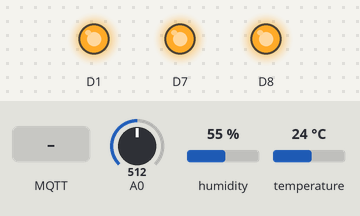
The sketch below on a simulated ESP8266 (NodeMCU). Shown: output pins drawn as LEDs (lit = HIGH). The inputs (shaded band) are chosen by the test bench; at power-on: A0 = 512, humidity 55 %, temperature 24 °C. WiFi joins after 1.5 s; servers stay silent unless stated; no MQTT or app messages arrive unless stated; what the sketch prints to the serial monitor is not drawn.

Above: at 2.7 s.
2.8 s: MQTT message "IoTlab/light" arrives on the first subscribed topic
At 3.2 s:
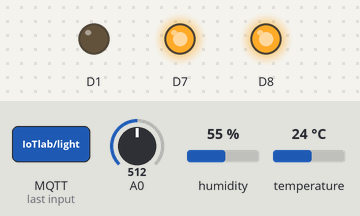
4.3 s: A0 set to 892
5.8 s: A0 set to 908
At 6.7 s:
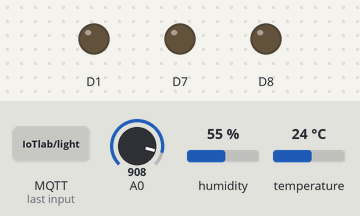
7.3 s: MQTT message "ON" arrives on the first subscribed topic
At 8.5 s:
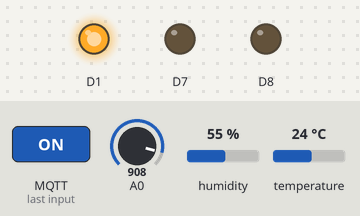
8.8 s: A0 set to 716
At 10.0 s:
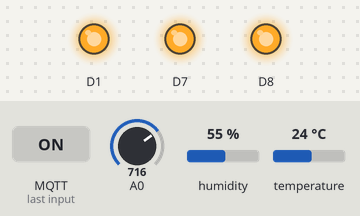
10.3 s: A0 set to 1023
At 10.9 s:
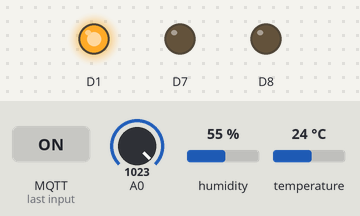
Timing chart, 0 to 12.8 s (numbered marks = the images above; inputs shaded):
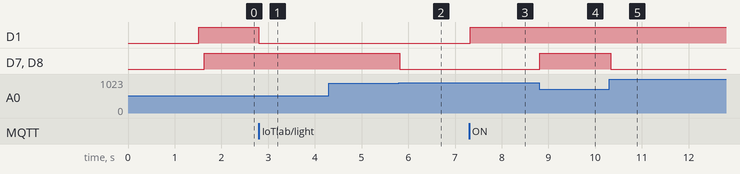

Measured:
- the behaviour switches between 900 and 901 on A0 (found by bisection; images 1 and 2)
- after the input at 2.8 s, D1: HIGH → LOW at once
- after the input at 4.3 s, every drawn part: stays the same
- after the input at 5.8 s, D7, D8: HIGH → LOW at once
- after the input at 7.3 s, D1: LOW → HIGH at once
- after the input at 8.8 s, D7, D8: LOW → HIGH at once
- after the input at 10.3 s, D7, D8: HIGH → LOW at once

The sketch:

NodeMCU.ino
```cpp
#include <ESP8266WiFi.h>
#include <PubSubClient.h>
#include <EMailSender.h>
#include <SPI.h>
#include <MFRC522.h>
#include "DHTesp.h"
#define D3 0
#define D4 2
constexpr uint8_t RST_PIN = D3;
constexpr uint8_t SS_PIN = D4;


// Set up the variables for RFID
MFRC522 rfid(SS_PIN, RST_PIN);
MFRC522::MIFARE_Key key;
String tag;
String current_user = "no";
int prefered_temp_carmelo = 20;
int prefered_light_carmelo = 700;
int prefered_temp_akash = 15;
int prefered_light_akash = 600;

// Set up the MQTT  and WiFi connection
WiFiClient vanieriot;
PubSubClient client(vanieriot);
const char* ssid = "TP-LINK_516E";
const char* password = "21757969";
const char* mqtt_server = "192.168.0.109";

// Set up the variables used with the sensors
DHTesp dht;
int desired_temperature = 40;
bool light_is_on = false;
int desired_light = 900;
bool email_sent = false;
bool email_received = false;


// Set up the WiFi connection
void setup_wifi() {
  delay(10);

  Serial.println();
  Serial.print("Connecting to ");
  Serial.println(ssid);
  WiFi.begin(ssid, password);

  while (WiFi.status() != WL_CONNECTED) {
    delay(500);
    Serial.print(".");
  }

  Serial.println("");
  Serial.print("WiFi connected - ESP-8266 IP address: ");
  Serial.println(WiFi.localIP());
}


// Function called whenever a messaged is received from the MQTT connection
void callback(String topic, byte* message, unsigned int length) {
  // Gets the received message and transfers it into a string
  Serial.print("Message arrived on topic: ");
  Serial.print(topic + ". ");
  Serial.print("Message: ");
  String messagein;
  for (int i = 0; i < length; i++) {
    messagein += (char)message[i];
  }
  Serial.println(messagein);
  messagein.trim();

  // Now verifies from which topic it came from
  if (topic=="IoTlab/light") {
    if (messagein == "ON") {
      Serial.println("Light is ON");
      digitalWrite(D1, HIGH);
    } else {
      Serial.println("Light is OFF");
      digitalWrite(D1, LOW);
    }
  } else if(topic=="IoTlab/temperature_desired") {
    desired_temperature = messagein.toInt();
    Serial.println("Received a new desired temperature " + messagein);
    if (current_user == "Carmelo") {
      prefered_temp_carmelo = messagein.toInt();
    } else {
      prefered_temp_akash = messagein.toInt();
    }
  } else if(topic=="IoTlab/light_desired") {
    desired_light = messagein.toInt();
    Serial.println("Received a new desired light intensity " + messagein);
    if (current_user == "Carmelo") {
      prefered_light_carmelo = messagein.toInt();
    } else {
      prefered_light_akash = messagein.toInt();
    }
  } else if(topic=="IoTlab/received_email") {
    Serial.println("We have received a response: " + messagein);
    email_received = true;
    email_sent = false;
  }
}


// Creates the connection with the MQTT server and subscribes to the topics
void reconnect() {
  while (!client.connected()) {
    Serial.print("Attempting MQTT connection...");

    if (client.connect("vanieriot")) {
      Serial.println("connected");
      client.subscribe("IoTlab/light");
      client.subscribe("IoTlab/temperature_desired");
      client.subscribe("IoTlab/light_desired");
      client.subscribe("IoTlab/received_email");
    } else {
      Serial.print("failed, rc=");
      Serial.print(client.state());
      Serial.println(" try again in 5 seconds");
      delay(5000);
    }
  }
}


// Turns the blue and green lights on
void turn_on_lights(){
  digitalWrite(D7, HIGH);
  digitalWrite(D8, HIGH);
  send_email("The light intensity is lower than threshold. Lights are now ON!");
}


// Turns the blue and green lights off
void turn_off_lights(){
  digitalWrite(D7, LOW);
  digitalWrite(D8, LOW);
  send_email("The light intensity is higher than threshold. Lights are now OFF!");
}


// Sends an email containing the desired message
void send_email(String message_to_send){
  EMailSender emailSend("waterisnoticecream@gmail.com", "Banana123!");
  EMailSender::EMailMessage message;
  message.subject = "Subject";
  message.message = message_to_send;
  EMailSender::Response resp = emailSend.send("waterisnoticecream@gmail.com", message);
  Serial.print("Message is sending... ");
  Serial.println(resp.desc);
}


// Sets up the NodeMCU functionalities
void setup() {
  Serial.begin(115200);
  setup_wifi();
  client.setServer(mqtt_server, 1883);
  client.setCallback(callback);
  dht.setup(4, DHTesp::DHT11);

  // Puts the lights in their default position
  pinMode(D1, OUTPUT);
  pinMode(D7, OUTPUT);
  pinMode(D8, OUTPUT);
  digitalWrite(D1, HIGH);
  digitalWrite(D7, LOW);
  digitalWrite(D8, LOW);

  // Set up for the RFID
  SPI.begin(); // Init SPI bus
  rfid.PCD_Init(); // Init MFRC522

  String message = "No user signed in yet, not saving preferences.";
  char tempTag [50];
  message.toCharArray(tempTag, message.length());
  client.publish("IoTlab/current_user", tempTag);
}


// Function called repeatedly during the lifetime of the NodeMCU
void loop() {
  if (!client.connected()) {
    reconnect();
  }
  if (!client.loop()) {
    client.connect("vanieriot");
  }

  // Gets the current Temperature, Humidity, and Light Intentisity
  float temp= dht.getTemperature();
  float hum= dht.getHumidity();
  float light_intensity= analogRead(D0);

  // Converts the previous values into char arrays
  char tempArr [8];
  dtostrf(temp,6,2,tempArr);
  char humArr [8];
  dtostrf(hum,6,2,humArr);
  char lightArr [8];
  dtostrf(light_intensity,6,2,lightArr);

  // Publishes the char arrays into their respected topics
  client.publish("IoTlab/temperature", tempArr);
  client.publish("IoTlab/humidity", humArr);
  client.publish("IoTlab/light_intensity", lightArr);

  // Sends an email to the user if temperature is below desired threshold
  if (temp > desired_temperature && !email_sent && !email_received) {
    double send_email= 1;

    char tempSend [8];
    dtostrf(send_email,6,2,tempSend);

    client.publish("IoTlab/send_email", tempSend);
    email_sent = true;
  }

  // Verifies if email was received from the user
  if (temp < desired_temperature){
    email_received = false;
  }

  // Sends an email to the user if light is below desired threshold
  if (light_intensity < desired_light && !light_is_on) {
    turn_on_lights();
    light_is_on = true;
  } else if (light_intensity > desired_light && light_is_on) {
    turn_off_lights();
    light_is_on = false;
  }

  // Loops used to read the RFID tags
  if ( ! rfid.PICC_IsNewCardPresent())
    return;
  if (rfid.PICC_ReadCardSerial()) {
    for (byte i = 0; i < 4; i++) {
      tag += rfid.uid.uidByte[i];
    }

    Serial.println(tag);
    if (tag == "204173223110" && current_user != "Carmelo") {
      // Creates a notification on top of the screen
      String message = "Welcome back Carmelo!";
      char tempTag [25];
      message.toCharArray(tempTag, message.length());
      client.publish("IoTlab/current_user_notification", tempTag);

      // Prints out the name of the user on top of the screen
      String message2 = "Hello Carmelo";
      char tempTag2 [25];
      message2.toCharArray(tempTag2, message2.length() + 1);
      client.publish("IoTlab/current_user", tempTag2);

      // Sends the users prefered temperature and light threshold
      char tempTag3 [8];
      dtostrf(prefered_temp_carmelo ,6,2,tempTag3);
      client.publish("IoTlab/user_temperature_threshold", tempTag3);
      char tempTag4 [8];
      dtostrf(prefered_light_carmelo ,6,2,tempTag4);
      client.publish("IoTlab/user_light_threshold", tempTag4);

      // Sends the email to the admin saying that Carmelo was here
      client.publish("IoTlab/message_carmelo", tempTag2);
      current_user = "Carmelo";
    } else if (tag == "9924674" && current_user != "Akash") {
      // Creates a notification on top of the screen
      String message = "Welcome back Akash!";
      char tempTag [25];
      message.toCharArray(tempTag, message.length());
      client.publish("IoTlab/current_user_notification", tempTag);

      // Prints out the name of the user on top of the screen
      String message2 = "Hello Akash";
      char tempTag2 [25];
      message2.toCharArray(tempTag2, message2.length() + 1);
      client.publish("IoTlab/current_user", tempTag2);

      // Sends the users prefered temperature and light threshold
      char tempTag3 [8];
      dtostrf(prefered_temp_akash ,6,2,tempTag3);
      client.publish("IoTlab/user_temperature_threshold", tempTag3);
      char tempTag4 [8];
      dtostrf(prefered_light_akash ,6,2,tempTag4);
      client.publish("IoTlab/user_light_threshold", tempTag4);

      // Sends the email to the admin saying that Akash was here
      client.publish("IoTlab/message_akash", tempTag2);
      current_user = "Akash";
    } else if (tag != "204173223110" && tag != "9924674"){
      // Sends an email saying that an invalid user tried entering and sets buzzer
      String message = "Invalid user!!!";
      char tempTag [25];
      message.toCharArray(tempTag, message.length());
      client.publish("IoTlab/current_user_notification", tempTag);
      client.publish("IoTlab/buzzer", tempTag);
    }

    tag = "";
    rfid.PICC_HaltA();
    rfid.PCD_StopCrypto1();
  }

  delay(10000);
}
```
